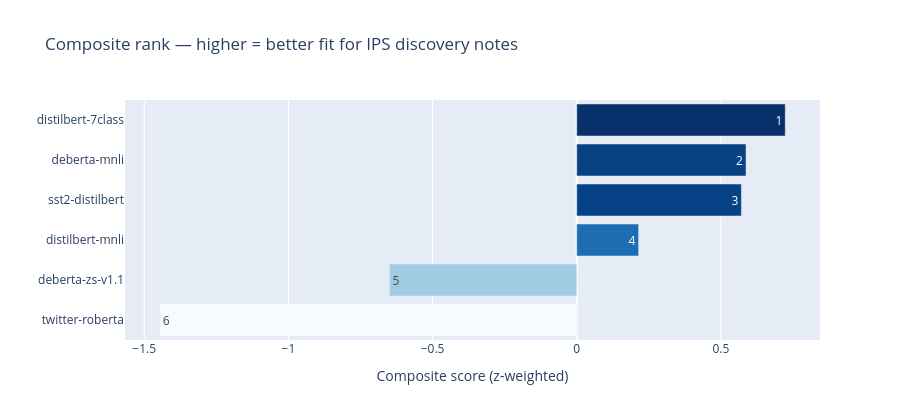

This figure's notebook cell:
### Markdown cell above
## 4. Composite rank (best for this dataset)

### Code cell
ranked = bundle["ranked"]
fig = px.bar(
    ranked,
    x="score",
    y="model",
    orientation="h",
    text=ranked["rank"].astype(str),
    color="score",
    color_continuous_scale="Blues",
    title="Composite rank — higher = better fit for IPS discovery notes",
    hover_data={
        "prior_align": True,
        "gold_acc": True,
        "neutral_rate": True,
        "sec_per_text": True,
        "score": ":.3f",
    },
)
fig.update_layout(
    height=420,
    yaxis=dict(autorange="reversed", title=""),
    xaxis_title="Composite score (z-weighted)",
    coloraxis_showscale=False,
)
fig.show()
fig.write_html(FIG_DIR / "model_composite_rank.html", include_plotlyjs="cdn")

winner = bundle["winner"]
print(f"Best model for this dataset: {winner}")
print("Wire it into setup/analyze_records.py as SENTIMENT_MODEL if different from current.")
display(ranked[["rank", "model", "model_id", "prior_align", "gold_acc", "neutral_rate", "sec_per_text", "score"]])

### Figure 1 — Plotly figure (JSON) as saved in the notebook; plotly's stock layout.template omitted (floating-point values rounded to 4 significant figures)
{"data": [{"customdata": [[0.4667, 0.7586, 0.0, 0.0116], [0.525, 0.7241, 0.0917, 1.147], [0.5333, 0.6207, 0.0, 0.0167], [0.4917, 0.6207, 0.025, 0.0418], [0.325, 0.5517, 0.45, 1.202], [0.1333, 0.4138, 0.775, 0.0317]], "hovertemplate": "score=%{marker.color:.3f}<br>model=%{y}<br>text=%{text}<br>prior_align=%{customdata[0]}<br>gold_acc=%{customdata[1]}<br>neutral_rate=%{customdata[2]}<br>sec_per_text=%{customdata[3]}<extra></extra>", "legendgroup": "", "marker": {"color": [0.7231, 0.5871, 0.5711, 0.2146, -0.6498, -1.446], "coloraxis": "coloraxis", "pattern": {"shape": ""}}, "name": "", "orientation": "h", "showlegend": false, "text": ["1", "2", "3", "4", "5", "6"], "textposition": "auto", "type": "bar", "x": [0.7231, 0.5871, 0.5711, 0.2146, -0.6498, -1.446], "xaxis": "x", "y": ["distilbert-7class", "deberta-mnli", "sst2-distilbert", "distilbert-mnli", "deberta-zs-v1.1", "twitter-roberta"], "yaxis": "y"}], "layout": {"barmode": "relative", "coloraxis": {"autocolorscale": false, "colorbar": {"title": {"text": "score"}}, "colorscale": [[0, "rgb(247,251,255)"], [0.125, "rgb(222,235,247)"], [0.25, "rgb(198,219,239)"], [0.375, "rgb(158,202,225)"], [0.5, "rgb(107,174,214)"], [0.625, "rgb(66,146,198)"], [0.75, "rgb(33,113,181)"], [0.875, "rgb(8,81,156)"], [1, "rgb(8,48,107)"]], "showscale": false}, "height": 420, "legend": {"tracegroupgap": 0}, "title": {"text": "Composite rank — higher = better fit for IPS discovery notes"}, "xaxis": {"anchor": "y", "domain": [0, 1], "title": {"text": "Composite score (z-weighted)"}}, "yaxis": {"anchor": "x", "autorange": "reversed", "domain": [0, 1], "title": {"text": ""}}}}
